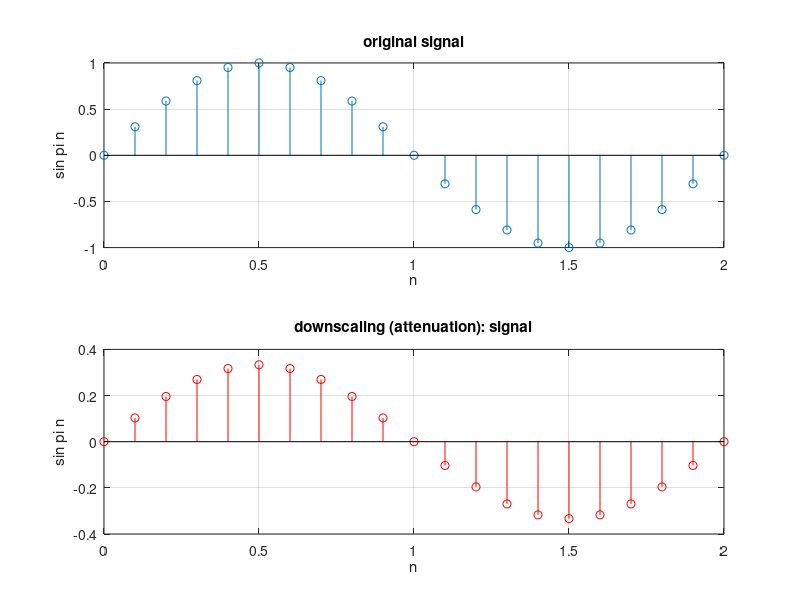

Here is the MATLAB script that generated this plot:

clear all;
close all;
clc;

A = 1;
theta = 0;
f = 1/2;
omega  = (2*pi*f);

n = 0:0.1:2;

x = sin((omega * n) + theta);


subplot(2,1,1);
stem(n,x);
xlabel('n');
ylabel('sin pi n');
title('original signal');
grid on;

subplot(2,1,2);
stem(n,x/3,'r');
xlabel('n');
ylabel('sin pi n');
title('downscaling (attenuation): signal');
grid on;


